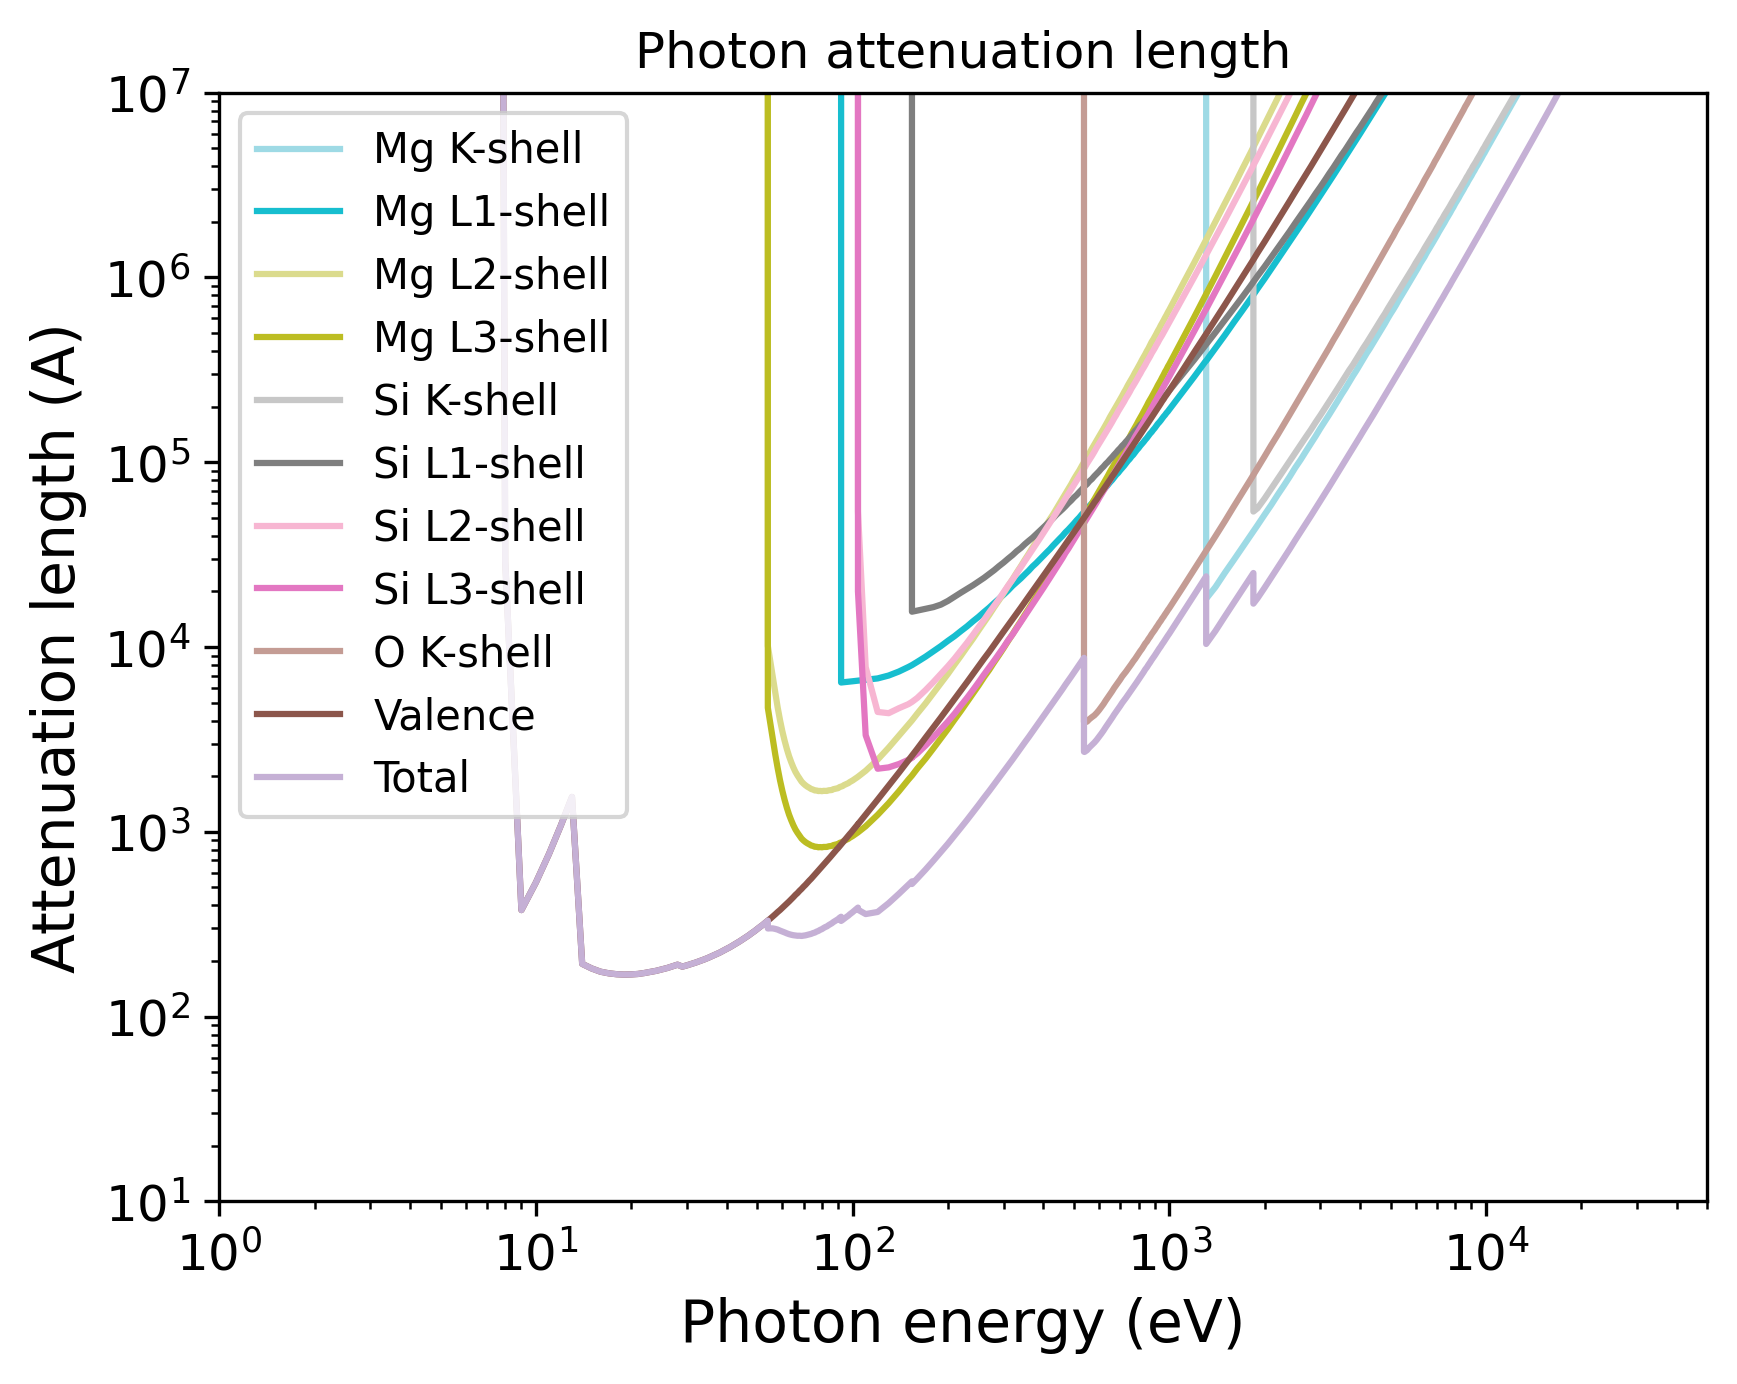

This figure's Python source:
import pandas as pd
import numpy as np
import matplotlib.pyplot as plt
import matplotlib.cm as cm
# Set the format:
plt.xlabel("Photon energy (eV)", fontsize=14)
plt.ylabel("Attenuation length (A)", fontsize=14)
plt.xticks(fontsize=12)
plt.yticks(fontsize=12)
plt.grid(False)
# Set the axes:
# Read the output file:
df = pd.read_csv(r"OUTPUT_Mg2SiO4_Photon_IMFP.dat", sep=r'\s+', header=None, comment="#", skipinitialspace=True)
plt.xscale("log")
plt.yscale("log")
# Prepare the plot:
columns_to_plot = [ 1, 2, 3, 4, 5, 6, 7, 8, 9, 10, 11]
labels = [ "Mg K-shell", "Mg L1-shell", "Mg L2-shell", "Mg L3-shell", "Si K-shell", "Si L1-shell", "Si L2-shell", "Si L3-shell", "O K-shell", "Valence", "Total"]
# Create N distinct colors from a colormap
N = len(columns_to_plot)
colors = plt.cm.tab20(np.linspace(1, 0, 20))
# Set line styles:
linestyles = [ "-", "-", "-", "-", "-", "-", "-", "-", "-", "-", "-"]
for i, col in enumerate(columns_to_plot):
    color = colors[i % len(colors)]
    ls    = linestyles[i % len(linestyles)]
    label = labels[i % len(labels)]
    plt.plot(df.iloc[:, 0], df.iloc[:, col],
    color=color,
    label=label,
    linestyle=ls)
plt.xlim(1.00000000,50000.00000000)
plt.ylim(10.00000000,10000000.00000000)
plt.title("Photon attenuation length")
plt.legend(loc="best", fontsize=10)
# Save the plot in this format:
plt.savefig("OUTPUT_MFP_photon.png", dpi=300, bbox_inches="tight")
